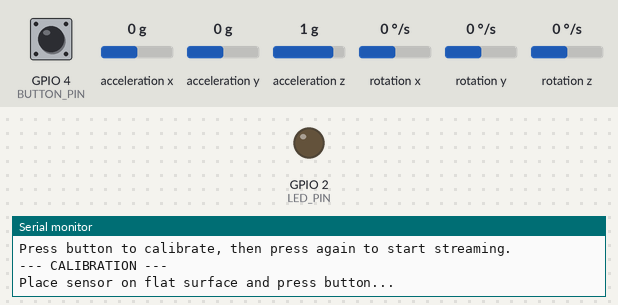
Recording of a sketch running on a simulated ESP32. Shown: output pins drawn as LEDs (lit = HIGH), the last lines printed to the serial monitor. Inputs (shaded band) come from the test bench; at power-on: GPIO 4 (BUTTON_PIN) HIGH, acceleration x 0 g, acceleration y 0 g, acceleration z 1 g, rotation x 0 °/s, rotation y 0 °/s, rotation z 0 °/s. WiFi joins after 1.5 s; servers stay silent unless stated.

Above: at 3.7 s.
3.8 s: GPIO 4 (BUTTON_PIN) pulled LOW for 0.15 s
At 4.11 s:
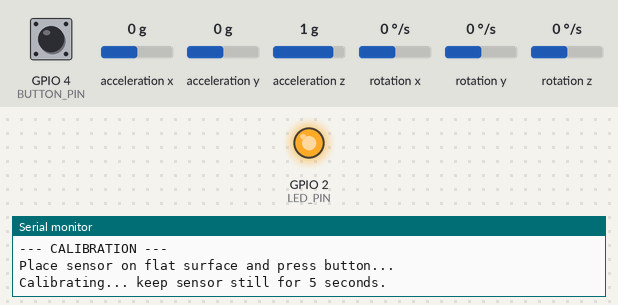
Timing chart, 0 to 10.4 s (numbered marks = the images above; inputs shaded):
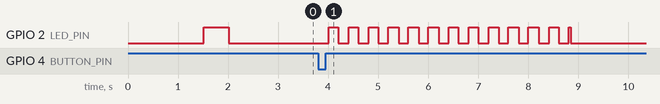

Measured:
- after the input at 3.8 s, GPIO 2 (LED_PIN): goes 12 × (HIGH 0.19 s, LOW 0.21 s), HIGH 0.04 s, then LOW, starting after 0.22 s

The sketch:

esp32_mpu9250_wifi.ino
```cpp
/*
 * ESP32 MPU9250 WiFi Data Streamer
 * Team Unwired - Formula Bharat 2026
 *
 * Streams IMU data over WiFi TCP socket to a laptop running MATLAB/Python.
 * Use with phone GPS app (phyphox) for position data.
 *
 * Hardware Connections:
 *   MPU9250 VCC  -> ESP32 3.3V
 *   MPU9250 GND  -> ESP32 GND
 *   MPU9250 SDA  -> ESP32 GPIO21
 *   MPU9250 SCL  -> ESP32 GPIO22
 *   Button       -> ESP32 GPIO4 (to GND)
 *   LED          -> ESP32 GPIO2 (built-in LED on most boards)
 *
 * Operation:
 *   1. Power on ESP32, connects to WiFi
 *   2. Note the IP address from Serial Monitor
 *   3. Run receiver script on laptop
 *   4. Press button to start/stop streaming
 *
 * Data Format (CSV over TCP):
 *   timestamp_ms,ax_g,ay_g,az_g,gx_dps,gy_dps,gz_dps\n
 */

#include <WiFi.h>
#include <MPU9250.h>
#include <Wire.h>

// ============ CONFIGURATION ============
// WiFi credentials - CHANGE THESE
const char* WIFI_SSID = "YourWiFiName";
const char* WIFI_PASSWORD = "YourWiFiPassword";

// TCP Server port
const int TCP_PORT = 5000;

// Sampling rate
const int SAMPLE_RATE_HZ = 100;
const int SAMPLE_INTERVAL_US = 1000000 / SAMPLE_RATE_HZ;

// Pin definitions
const int BUTTON_PIN = 4;
const int LED_PIN = 2;

// ============ GLOBAL VARIABLES ============
MPU9250 mpu;
WiFiServer server(TCP_PORT);
WiFiClient client;

bool isStreaming = false;
bool lastButtonState = HIGH;
unsigned long lastSampleTime = 0;
unsigned long streamStartTime = 0;

// Calibration offsets
float ax_offset = 0, ay_offset = 0, az_offset = 0;
float gx_offset = 0, gy_offset = 0, gz_offset = 0;

void setup() {
    Serial.begin(115200);
    delay(1000);

    Serial.println("\n========================================");
    Serial.println("ESP32 MPU9250 WiFi Streamer");
    Serial.println("Team Unwired - Formula Bharat 2026");
    Serial.println("========================================\n");

    // Initialize pins
    pinMode(BUTTON_PIN, INPUT_PULLUP);
    pinMode(LED_PIN, OUTPUT);
    digitalWrite(LED_PIN, LOW);

    // Initialize I2C and MPU9250
    Wire.begin();
    if (!mpu.setup(0x68)) {
        Serial.println("ERROR: MPU9250 not found!");
        Serial.println("Check wiring: SDA->GPIO21, SCL->GPIO22");
        while (1) {
            digitalWrite(LED_PIN, !digitalRead(LED_PIN));
            delay(100);
        }
    }
    Serial.println("MPU9250 initialized successfully.");

    // Connect to WiFi
    Serial.printf("Connecting to WiFi: %s", WIFI_SSID);
    WiFi.begin(WIFI_SSID, WIFI_PASSWORD);

    int attempts = 0;
    while (WiFi.status() != WL_CONNECTED && attempts < 30) {
        delay(500);
        Serial.print(".");
        digitalWrite(LED_PIN, !digitalRead(LED_PIN));
        attempts++;
    }

    if (WiFi.status() != WL_CONNECTED) {
        Serial.println("\nERROR: WiFi connection failed!");
        Serial.println("Check SSID and password, then reset.");
        while (1) {
            digitalWrite(LED_PIN, !digitalRead(LED_PIN));
            delay(200);
        }
    }

    digitalWrite(LED_PIN, LOW);
    Serial.println("\nWiFi connected!");
    Serial.print("IP Address: ");
    Serial.println(WiFi.localIP());
    Serial.printf("TCP Port: %d\n", TCP_PORT);

    // Start TCP server
    server.begin();
    Serial.println("\nTCP server started. Waiting for connection...");
    Serial.println("Press button to calibrate, then press again to start streaming.");

    // Perform initial calibration
    Serial.println("\n--- CALIBRATION ---");
    Serial.println("Place sensor on flat surface and press button...");
}

void calibrate() {
    Serial.println("Calibrating... keep sensor still for 5 seconds.");

    // Blink LED during calibration
    float ax_sum = 0, ay_sum = 0, az_sum = 0;
    float gx_sum = 0, gy_sum = 0, gz_sum = 0;
    int samples = 0;

    unsigned long startTime = millis();
    while (millis() - startTime < 5000) {
        if (mpu.update()) {
            ax_sum += mpu.getAccX();
            ay_sum += mpu.getAccY();
            az_sum += mpu.getAccZ();
            gx_sum += mpu.getGyroX();
            gy_sum += mpu.getGyroY();
            gz_sum += mpu.getGyroZ();
            samples++;
        }

        if ((millis() / 200) % 2 == 0) {
            digitalWrite(LED_PIN, HIGH);
        } else {
            digitalWrite(LED_PIN, LOW);
        }
        delay(10);
    }

    // Calculate offsets (assuming sensor is level, Z should read 1g)
    ax_offset = ax_sum / samples;
    ay_offset = ay_sum / samples;
    az_offset = (az_sum / samples) - 1.0;  // Subtract 1g for gravity
    gx_offset = gx_sum / samples;
    gy_offset = gy_sum / samples;
    gz_offset = gz_sum / samples;

    digitalWrite(LED_PIN, LOW);

    Serial.println("Calibration complete!");
    Serial.printf("Offsets: ax=%.3f, ay=%.3f, az=%.3f\n", ax_offset, ay_offset, az_offset);
    Serial.printf("         gx=%.3f, gy=%.3f, gz=%.3f\n", gx_offset, gy_offset, gz_offset);
    Serial.println("\nPress button to start streaming.");
}

void loop() {
    // Check for new client connections
    if (!client || !client.connected()) {
        client = server.available();
        if (client) {
            Serial.println("Client connected!");
            client.println("# ESP32 MPU9250 Data Stream");
            client.println("# timestamp_ms,ax_g,ay_g,az_g,gx_dps,gy_dps,gz_dps");
        }
    }

    // Read button with debouncing
    bool buttonState = digitalRead(BUTTON_PIN);
    if (buttonState == LOW && lastButtonState == HIGH) {
        delay(50);  // Debounce
        if (digitalRead(BUTTON_PIN) == LOW) {
            if (!isStreaming) {
                // First press = calibrate, second press = start streaming
                static bool calibrated = false;
                if (!calibrated) {
                    calibrate();
                    calibrated = true;
                } else {
                    isStreaming = true;
                    streamStartTime = millis();
                    digitalWrite(LED_PIN, HIGH);
                    Serial.println("Streaming STARTED");
                    if (client && client.connected()) {
                        client.println("# STREAM_START");
                    }
                }
            } else {
                isStreaming = false;
                digitalWrite(LED_PIN, LOW);
                Serial.println("Streaming STOPPED");
                if (client && client.connected()) {
                    client.println("# STREAM_STOP");
                }
            }
        }
    }
    lastButtonState = buttonState;

    // Stream data at specified rate
    if (isStreaming && (micros() - lastSampleTime >= SAMPLE_INTERVAL_US)) {
        lastSampleTime = micros();

        if (mpu.update()) {
            // Get corrected readings
            float ax = mpu.getAccX() - ax_offset;
            float ay = mpu.getAccY() - ay_offset;
            float az = mpu.getAccZ() - az_offset;
            float gx = mpu.getGyroX() - gx_offset;
            float gy = mpu.getGyroY() - gy_offset;
            float gz = mpu.getGyroZ() - gz_offset;

            // Timestamp in milliseconds
            unsigned long timestamp = millis() - streamStartTime;

            // Format data string
            char buffer[100];
            snprintf(buffer, sizeof(buffer), "%lu,%.4f,%.4f,%.4f,%.2f,%.2f,%.2f",
                     timestamp, ax, ay, az, gx, gy, gz);

            // Send to connected client
            if (client && client.connected()) {
                client.println(buffer);
            }

            // Also print to serial for debugging
            Serial.println(buffer);
        }
    }
}
```
